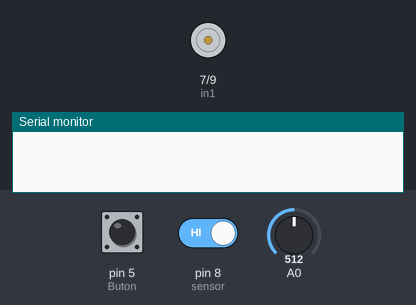
A sketch run on a simulated Arduino Uno, built with avr-gcc and run on an emulated ATmega328P. Shown: motor-driver pin pairs drawn as motors (green arrow = first pin HIGH = forward, orange = second pin HIGH = backward, longer = more drive, scaled by the enable pin), the last lines printed to the serial monitor. The inputs (shaded band) are chosen by the test bench; at power-on: pin 5 (Buton) LOW, pin 8 (sensor) HIGH, A0 = 512.

Above: at 1.2 s.
1.3 s: pin 5 (Buton) pulled HIGH for 0.15 s
At 2.4 s:
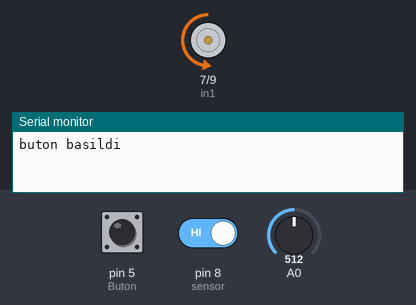
Timing chart, 0 to 52.8 s (numbered marks = the images above; inputs shaded):
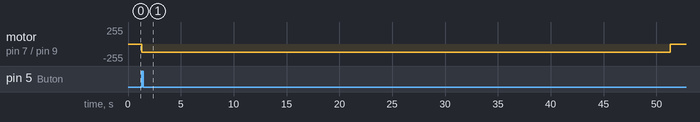

Measured:
- after the input at 1.3 s, motor on pin 7 (in1) / pin 9 (in2): stopped → backward 127/255 at once, → stopped 50.0 s later

The sketch:

KOD.ino
```cpp
#define Buton 5  // pin tanımlamaları
int sensor=8;
int in1=7;
int in2=9;
int enA=6;
int val=0;

void setup() {
  pinMode(in1,OUTPUT);  // pinlerin giriş veya çıkış olma durumları tanımlamaları
  pinMode(in2,OUTPUT);
  pinMode (sensor, INPUT);
  pinMode(Buton,INPUT);
  Serial.begin(9600);  // seri portumuzu 9600 baud olarak ayarlıyoruz.

 digitalWrite(in1,LOW);  // sistem ilk çalıştığında motorun durum tanımlaması.
 digitalWrite(in2,LOW);
 digitalWrite(enA,HIGH);
}


void loop() {
val=map( analogRead(A0),0,1023,0,255);
 if(digitalRead(sensor)==false){  // Rain sensörden gelen bilgiyi karşılaştırma.
  val=map( analogRead(A0),0,1023,0,255); // Hız ayarını manuel yapabilmek için potansiyometreden bilgi alıyoruz.
  Serial.println("yagmur var");  // yağmur varsa motor ileri yöde çalışır ve bir motora bağlanmış mil üzerine sarılı olan sıvı geçirmez perde yavaş hızla açılır.
  digitalWrite(in1,HIGH);
  analogWrite(enA,val);
  delay(5000);                 // 5 saniyede tamamen açılır ve motor durur.
  analogWrite(enA,val);
  digitalWrite(in1,LOW);
  if(digitalRead(Buton)== 1 ){ // Butona basılınca  motor geri yönde çalışıyor.
    val=map( analogRead(A0),0,1023,0,255);
    Serial.println("buton basıldı");
    digitalWrite(in1,LOW);  // motor ileri yönde çalışırken butona basılırsa diye alınmış bir önlem.
    analogWrite(in1,0);
    digitalWrite(in2,HIGH);
    analogWrite(enA,val);
    delay(5000);          // 5 saniyede tamamen kapanır ve motor durur.
    analogWrite(enA,val);
    digitalWrite(in2,LOW);
  }

 while(digitalRead(sensor)==false);


  }
  else if(digitalRead(Buton)== 1 ){  // Butona basılınca  motor geri yönde çalışıyor.
    val=map( analogRead(A0),0,1023,0,255);
    Serial.println("buton basildi");
    digitalWrite(in1,LOW);  // motor ileri yönde çalışırken butona basılırsa diye alınmış bir önlem.
    analogWrite(in1,0);
    digitalWrite(in2,HIGH);
    analogWrite(enA,val);
    delay(50000);
    analogWrite(enA,val);
    digitalWrite(in2,LOW);
  }


}
```
